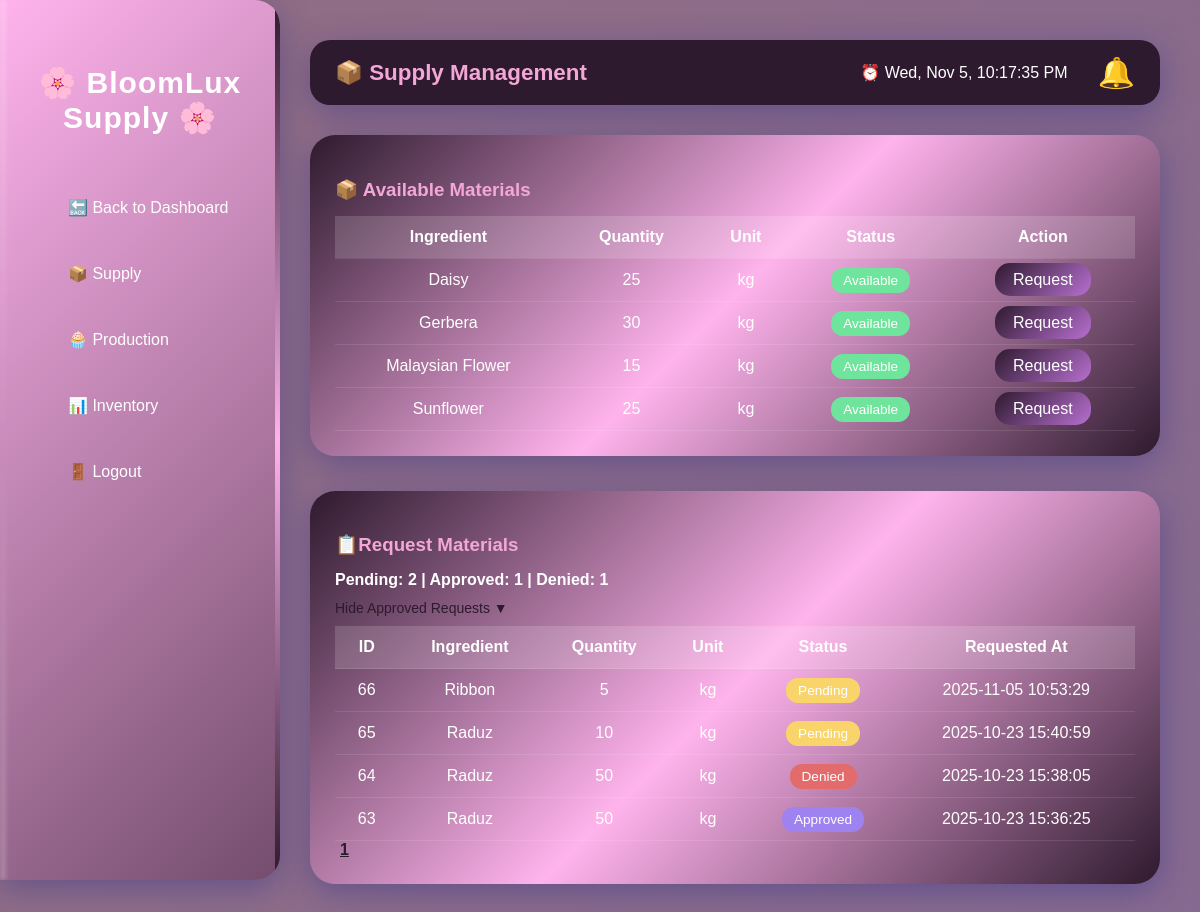
/supply.php (signed in), run on the app's committed database.
### tables this page shows
CREATE TABLE `inventory` (
  `id` int(11) NOT NULL,
  `item_name` varchar(100) NOT NULL,
  `quantity` int(11) NOT NULL DEFAULT 0,
  `unit` varchar(50) NOT NULL,
  `expiration_date` date DEFAULT NULL,
  `status` enum('available','low','out') DEFAULT 'available',
  `updated_at` timestamp NOT NULL DEFAULT current_timestamp() ON UPDATE current_timestamp(),
  `created_at` timestamp NOT NULL DEFAULT current_timestamp(),
  `near_expiry_days` int(11) DEFAULT 7
);

CREATE TABLE `requests` (
  `id` int(11) NOT NULL,
  `ingredient_id` int(11) NOT NULL,
  `user_id` int(11) NOT NULL,
  `ingredient_name` varchar(100) NOT NULL,
  `quantity` int(11) NOT NULL,
  `notes` text DEFAULT NULL,
  `unit` varchar(50) DEFAULT NULL,
  `status` enum('pending','approved','completed','denied') NOT NULL DEFAULT 'pending',
  `requested_at` timestamp NOT NULL DEFAULT current_timestamp()
);

### supply.php (the view, shortened to what this page needs)
<?php
include 'backend/init.php';
$limit = 10;
$page = isset($_GET['page']) ? max(1, intval($_GET['page'])) : 1;
$offset = ($page - 1) * $limit;
$stmt = $conn->prepare("SELECT COUNT(*) AS c FROM requests");
$stmt->execute();
$total_requests = $stmt->get_result()->fetch_assoc()['c'];
$total_pages = ceil($total_requests / $limit);
$stmt = $conn->prepare("SELECT * FROM requests ORDER BY requested_at DESC LIMIT ? OFFSET ?");
$stmt->bind_param("ii", $limit, $offset);
$stmt->execute();
$result_requests = $stmt->get_result();
$statuses = ['pending', 'approved', 'denied'];
$count_pending = $count_approved = $count_denied = 0;
foreach ($statuses as $status) {
    $stmt = $conn->prepare("SELECT COUNT(*) AS c FROM requests WHERE status = ?");
    $stmt->bind_param("s", $status);
    $stmt->execute();
    $count = $stmt->get_result()->fetch_assoc()['c'];
    if ($status === 'pending') $count_pending = $count;
    if ($status === 'approved') $count_approved = $count;
    if ($status === 'denied') $count_denied = $count;
}
?>
<!DOCTYPE html>
<html lang="en">
<head>
    <link rel="stylesheet" href="css/supply.css">
</head>
<body>
    <div class="sidebar">
        <h2>🌸 BloomLux Supply 🌸</h2>
        <a href="home.php">🔙 Back to Dashboard</a>
        <a href="supply.php">📦 Supply</a>
        <a href="production.php">🧁 Production</a>
        <a href="inventory.php">📊 Inventory</a>
        <a href="logout.php">🚪 Logout</a>
    </div>
    <div class="main">
        <div class="top-bar">
            <div class="welcome">📦 Supply Management</div>
            <div class="top-right">
                <div id="live-time">⏰ Loading...</div>
                <div class="notif" id="notif-icon">
                    🔔
                </div>
            </div>
        </div>
        <div class="card">
            <h3>📦 Available Materials</h3>
            <div class="table-container">
                <table>
                    <tr>
                        <th>Ingredient</th>
                        <th>Quantity</th>
                        <th>Unit</th>
                        <th>Status</th>
                        <th>Action</th>
                    </tr>
                    <?php
                    $stmt = $conn->prepare("SELECT * FROM inventory ORDER BY item_name ASC");
                    $stmt->execute();
                    $inv_result = $stmt->get_result();
                    if ($inv_result->num_rows > 0):
                        while ($item = $inv_result->fetch_assoc()):
                            $isAvailable = strtolower($item['status']) === 'available' && intval($item['quantity']) > 0;
                    ?>
                            <tr>
                                <td><?= htmlspecialchars($item['item_name']); ?></td>
                                <td><?= htmlspecialchars($item['quantity']); ?></td>
                                <td><?= htmlspecialchars($item['unit']); ?></td>
                                <td>
                                    <span class="badge <?= strtolower($item['status']); ?>">
                                        <?= ucfirst($item['status']); ?>
                                    </span>
                                </td>
                                <td>
                                    <?php if ($isAvailable): ?>
                                        <a href="request_form.php?ingredient=<?= urlencode($item['item_name']); ?>" class="btn">Request</a>
                                    <?php else: ?>
                                        <span style="color:#8b4513;">Out of Stock</span>
                                    <?php endif; ?>
                                </td>
                            </tr>
                        <?php
                        endwhile;
                    else:
                        ?>
                        <tr>
                            <td colspan="5" style="color:#8b4513;">No items found in inventory.</td>
                        </tr>
                    <?php endif; ?>
                </table>
            </div>
        </div>
        <div class="card">
            <h3>📋Request Materials</h3>
            <div class="summary">
                Pending: <?= $count_pending ?> | Approved: <?= $count_approved ?> | Denied: <?= $count_denied ?>
            </div>
            <div class="collapse-toggle" id="toggleApproved">Hide Approved Requests ▼</div>
            <table class="request-table">
                <tr>
                    <th>ID</th>
                    <th>Ingredient</th>
                    <th>Quantity</th>
                    <th>Unit</th>
                    <th>Status</th>
                    <th>Requested At</th>
                </tr>
                <?php if ($result_requests->num_rows > 0): ?>
                    <?php while ($row = $result_requests->fetch_assoc()): ?>
                        <tr class="<?= strtolower($row['status']); ?>">
                            <td><?= $row['id']; ?></td>
                            <td><?= htmlspecialchars($row['ingredient_name']); ?></td>
                            <td><?= htmlspecialchars($row['quantity']); ?></td>
                            <td><?= htmlspecialchars($row['unit']); ?></td>
                            <td>
                                <span class="badge <?= strtolower($row['status']); ?>">
                                    <?= ucfirst($row['status']); ?>
                                </span>
                            </td>
                            <td><?= $row['requested_at']; ?></td>
                        </tr>
                    <?php endwhile; ?>
                <?php else: ?>
                    <tr>
                        <td colspan="6" style="color:#8b4513;">No ingredient requests yet.</td>
                    </tr>
                <?php endif; ?>
            </table>
            <div class="pagination">
                <?php for ($i = 1; $i <= $total_pages; $i++): ?>
                    <a href="?page=<?= $i ?>" class="<?= $i == $page ? 'active' : '' ?>"><?= $i ?></a>
                <?php endfor; ?>
            </div>
        </div>
    </div>
</body>
</html>

### supply.php (style rules this page uses)
.summary { font-weight: 600; margin-bottom: 10px; }
.collapse-toggle { cursor: pointer; color: var(--primary); font-size: 14px; margin-bottom: 10px; display: inline-block; }
.pagination a { margin: 0 5px; text-decoration: none; color: var(--primary); font-weight: 500; }
.pagination a.active { font-weight: 700; text-decoration: underline; }

### data on the page
inventory: item_name "Daisy", quantity "25", unit "kg", status "Available"
inventory: item_name "Gerbera", quantity "30", unit "kg", status "Available"
inventory: item_name "Malaysian Flower", quantity "15", unit "kg", status "Available"
inventory: item_name "Sunflower", quantity "25", unit "kg", status "Available"
requests: id "66", ingredient_name "Ribbon", quantity "5", unit "kg", status "Pending", requested_at "2025-11-05 10:53:29"
requests: id "65", ingredient_name "Raduz", quantity "10", unit "kg", status "Pending", requested_at "2025-10-23 15:40:59"
requests: id "64", ingredient_name "Raduz", quantity "50", unit "kg", status "Denied", requested_at "2025-10-23 15:38:05"
requests: id "63", ingredient_name "Raduz", quantity "50", unit "kg", status "Approved", requested_at "2025-10-23 15:36:25"

### other printed values
$count_pending "2"
$count_approved "1"
$count_denied "1"
